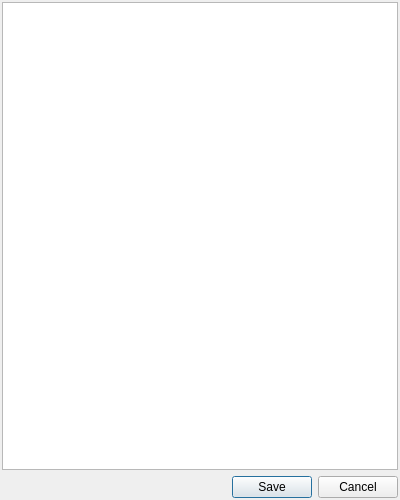
<?xml version="1.0" encoding="UTF-8"?>
<ui version="4.0">
 <class>StatisticsDialog</class>
 <widget class="QDialog" name="StatisticsDialog">
  <property name="windowModality">
   <enum>Qt::WindowModal</enum>
  </property>
  <property name="geometry">
   <rect>
    <x>0</x>
    <y>0</y>
    <width>400</width>
    <height>500</height>
   </rect>
  </property>
  <property name="windowTitle">
   <string>成绩统计</string>
  </property>
  <layout class="QVBoxLayout" name="verticalLayout">
   <property name="margin">
    <number>2</number>
   </property>
   <item>
    <widget class="QTextEdit" name="ReportBox">
     <property name="readOnly">
      <bool>true</bool>
     </property>
    </widget>
   </item>
   <item>
    <widget class="QDialogButtonBox" name="buttonBox">
     <property name="orientation">
      <enum>Qt::Horizontal</enum>
     </property>
     <property name="standardButtons">
      <set>QDialogButtonBox::Cancel|QDialogButtonBox::Save</set>
     </property>
    </widget>
   </item>
  </layout>
 </widget>
 <resources/>
 <connections>
  <connection>
   <sender>buttonBox</sender>
   <signal>accepted()</signal>
   <receiver>StatisticsDialog</receiver>
   <slot>accept()</slot>
   <hints>
    <hint type="sourcelabel">
     <x>248</x>
     <y>254</y>
    </hint>
    <hint type="destinationlabel">
     <x>157</x>
     <y>274</y>
    </hint>
   </hints>
  </connection>
  <connection>
   <sender>buttonBox</sender>
   <signal>rejected()</signal>
   <receiver>StatisticsDialog</receiver>
   <slot>reject()</slot>
   <hints>
    <hint type="sourcelabel">
     <x>316</x>
     <y>260</y>
    </hint>
    <hint type="destinationlabel">
     <x>286</x>
     <y>274</y>
    </hint>
   </hints>
  </connection>
 </connections>
</ui>
